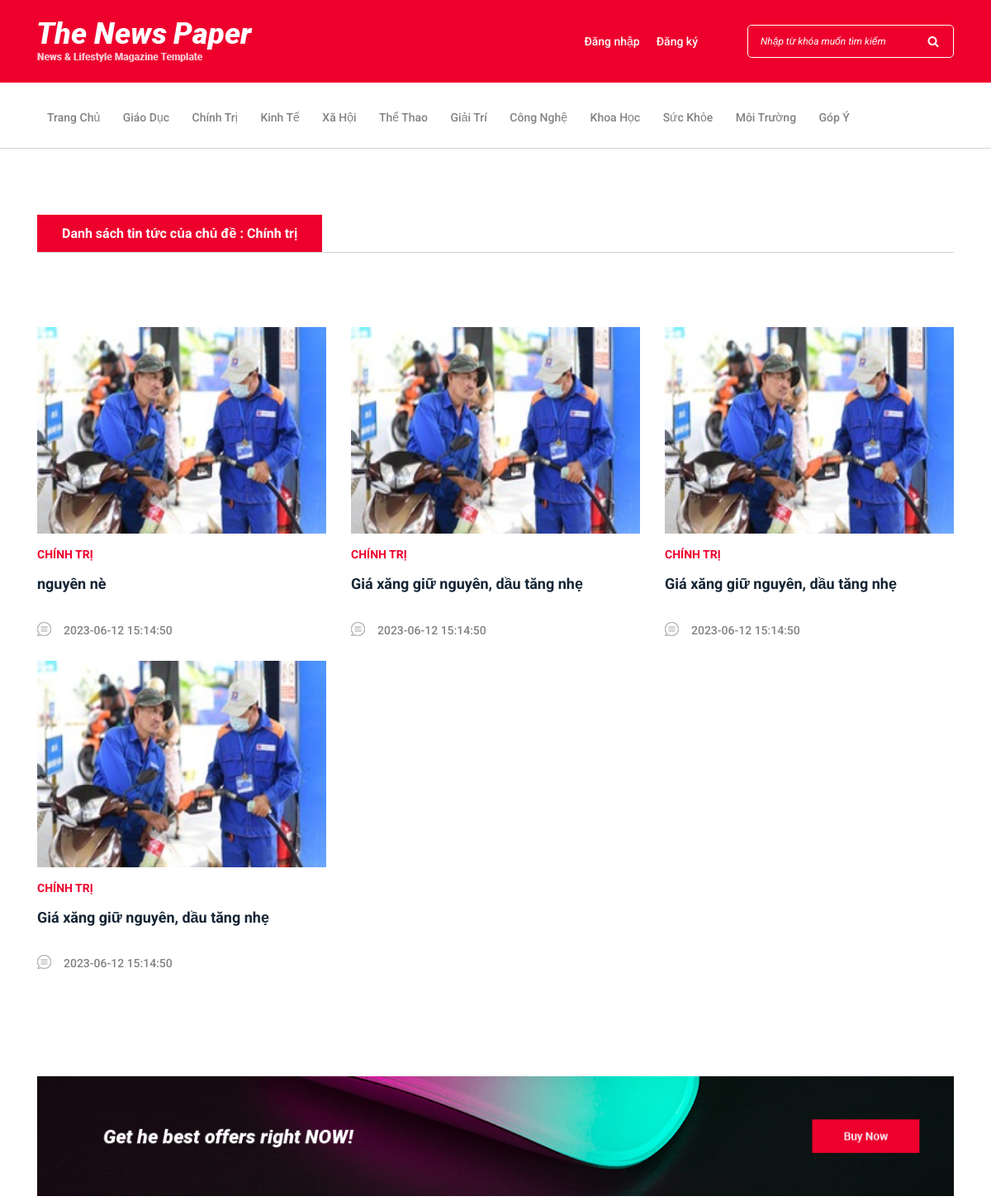
The page /user/chude.php?id=2 (upper part) on the database as committed earlier.
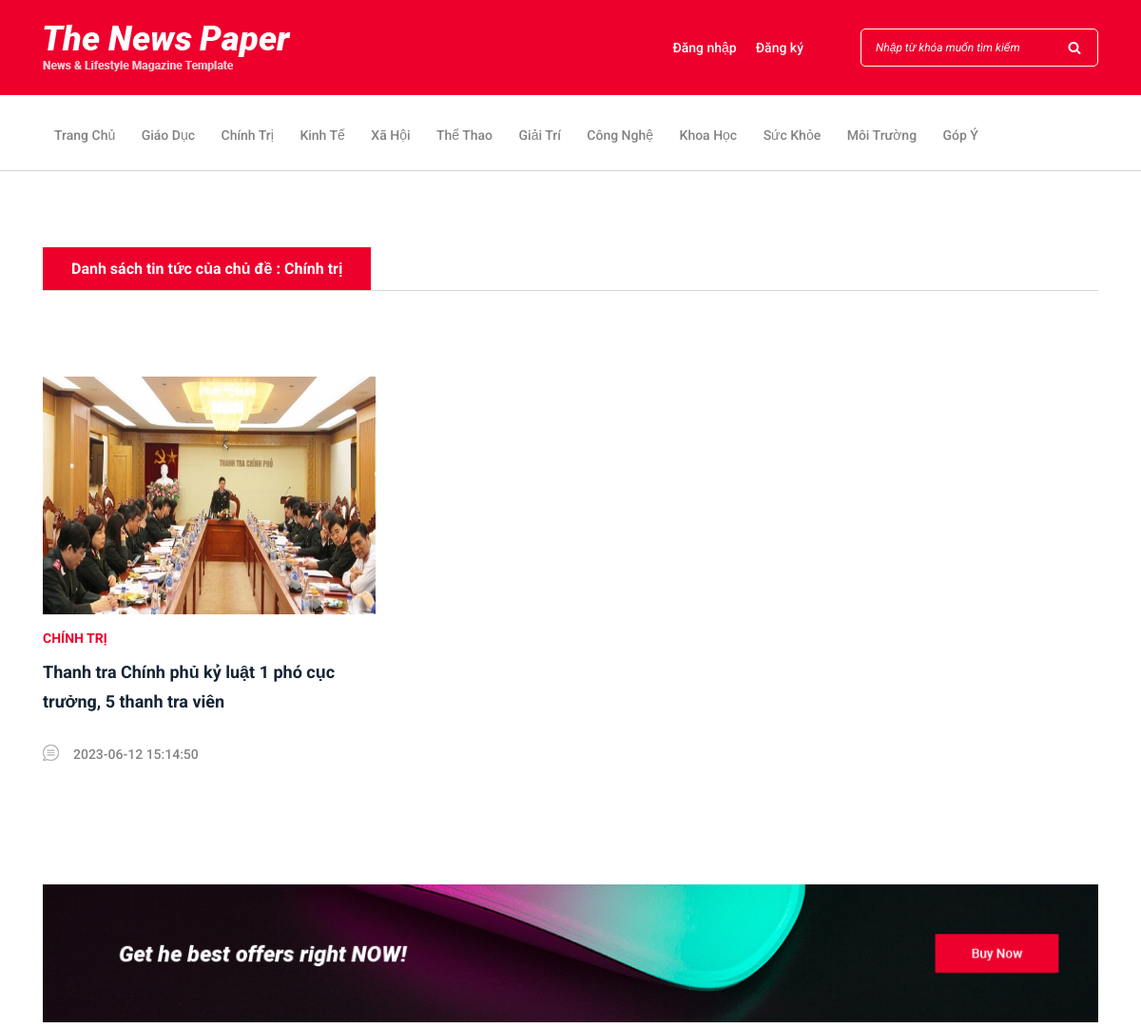
The same page on the database as committed later.
### tables this page shows
CREATE TABLE `chude` (
  `id` int(11) NOT NULL,
  `ten` varchar(255) NOT NULL
);

CREATE TABLE `tintuc` (
  `id` int(11) NOT NULL,
  `chude_id` int(11) DEFAULT NULL,
  `tieude` varchar(255) NOT NULL,
  `anh` varchar(500) NOT NULL,
  `noidung` text DEFAULT NULL,
  `ngay` datetime NOT NULL DEFAULT current_timestamp(),
  `nguoidung_id` int(11) NOT NULL
);

### user/chude.php (the view, shortened to what this page needs)
<!DOCTYPE html>
<html lang="en">
  <head>
  <?php include('inc/head.php')?>
  </head>
  <body>
    <?php include('inc/header.php')?>
    <?php if(isset($_GET["id"])){
      $id = $_GET["id"];
      $sqlloai = "
        SELECT *
        FROM chude
        WHERE id = '".$id."'
    ";
$queryloai = mysqli_query($connect, $sqlloai);
$row = mysqli_fetch_array($queryloai);
    }
?>
    <div class="popular-news-area section-padding-80-50">
      <div class="container">
        <div class="row">
          <div class="col-12 col-lg-12">
            <div class="section-heading">
              <h6>Danh sách tin tức của chủ đề : <?php echo $row['ten'] ?></h6>
            </div>
            <div class="row">
                        <?php
                            $tintuc = "SELECT a.*, b.ten
                            FROM tintuc as a, chude as b
                            WHERE a.chude_id = b.id
                            AND a.chude_id = '".$id."'
                            ORDER BY a.id DESC";
                            $resultbd = mysqli_query($connect, $tintuc);
                            while ($bd = mysqli_fetch_array($resultbd, MYSQLI_ASSOC)) {
                            ?>
                        <div class="col-12 col-md-4">
                            <div class="single-blog-post style-3">
                                <div class="post-thumb">
                                    <a href="chitiet.php?id=<?php echo $bd['id'] ?>"><img style="width: 100%;height: 250px;" src="../admin/image/<?php echo $bd['anh'] ?>" alt=""></a>
                                </div>
                                <div class="post-data">
                                    <a href="chude.php?id=<?php echo $bd['chude_id'] ?>" class="post-catagory"><?php echo $bd['ten'] ?></a>
                                    <a href="chitiet.php?id=<?php echo $bd['id'] ?>" class="post-title">
                                        <h6><?php echo $bd['tieude'] ?></h6>
                                    </a>
                                    <div class="post-meta d-flex align-items-center">
                                        <a href="#" class="post-comment"><img style="margin-left : -20px !important" src="img/core-img/chat.png" alt=""> <span><?php echo $bd['ngay'] ?></span></a>
                                    </div>
                                </div>
                            </div>
                        </div>
                        <?php } ?>
                    </div>
          </div>
        </div>
      </div>
    </div>
    <?php include('inc/footer.php')?>
  </body>
</html>

### user/inc/header.php (shortened to what this page needs)
<?php
include('../admin/inc/connect.php');
?>
<header class="header-area">
<div class="top-header-area">
    <div class="container">
        <div class="row">
            <div class="col-12">
                <div class="top-header-content d-flex align-items-center justify-content-between">
                    <div class="logo">
                        <a href="index.php"><img src="img/core-img/logo.png" alt=""></a>
                    </div>
                    <div class="login-search-area d-flex align-items-center">
                        <?php if (empty($_SESSION['taikhoan'])) { ?>
                        <div class="login d-flex">
                            <a href="dangnhap.php">Đăng nhập</a>
                            <a href="dangnhap.php">Đăng ký</a>
                        </div>
                        <?php } ?>
                        <div class="search-form">
                            <form action="timkiem.php" method="post">
                                <input type="search" name="keyword" class="form-control" placeholder="Nhập từ khóa muốn tìm kiếm">
                                <button type="submit"><i class="fa fa-search" aria-hidden="true"></i></button>
                            </form>
                        </div>
                    </div>
                </div>
            </div>
        </div>
    </div>
</div>
<div class="newspaper-main-menu" id="stickyMenu">
    <div class="classy-nav-container breakpoint-off">
        <div class="container">
            <nav class="classy-navbar justify-content-between" id="newspaperNav">
                <div class="classy-menu">
                    <div class="classynav">
                        <ul>
                            <li ><a href="index.php">Trang chủ</a></li>
                            <?php
                            $chude = mysqli_query($connect, "SELECT * FROM chude");
                            while ($chudes = mysqli_fetch_array($chude, MYSQLI_ASSOC)) {
                            ?>
                            <li ><a href="chude.php?id=<?php echo $chudes['id'] ?>"><?php echo $chudes['ten'] ?></a></li>
                            <?php } ?>
                            <li ><a href="gopy.php">Góp ý</a></li>
                        </ul>
                    </div>
                </div>
            </nav>
        </div>
    </div>
</div>
</header>

Rows that differ between the two databases and show on the page:
no longer on this page (row edited): tintuc: anh (picture), chude.ten "CHÍNH TRỊ", tieude "nguyên nè", ngay "2023-06-12 15:14:50"
no longer on this page (row edited): tintuc: anh (picture), chude.ten "CHÍNH TRỊ", tieude "Giá xăng giữ nguyên, dầu tăng nhẹ", ngay "2023-06-12 15:14:50"
no longer on this page (row edited): tintuc: anh (picture), chude.ten "CHÍNH TRỊ", tieude "Giá xăng giữ nguyên, dầu tăng nhẹ", ngay "2023-06-12 15:14:50"
changed tintuc "CHÍNH TRỊ": anh: a different picture; tieude "Giá xăng giữ nguyên, dầu tăng nhẹ" → "Thanh tra Chính phủ kỷ luật 1 phó cục trưởng, 5 thanh tra viên"
